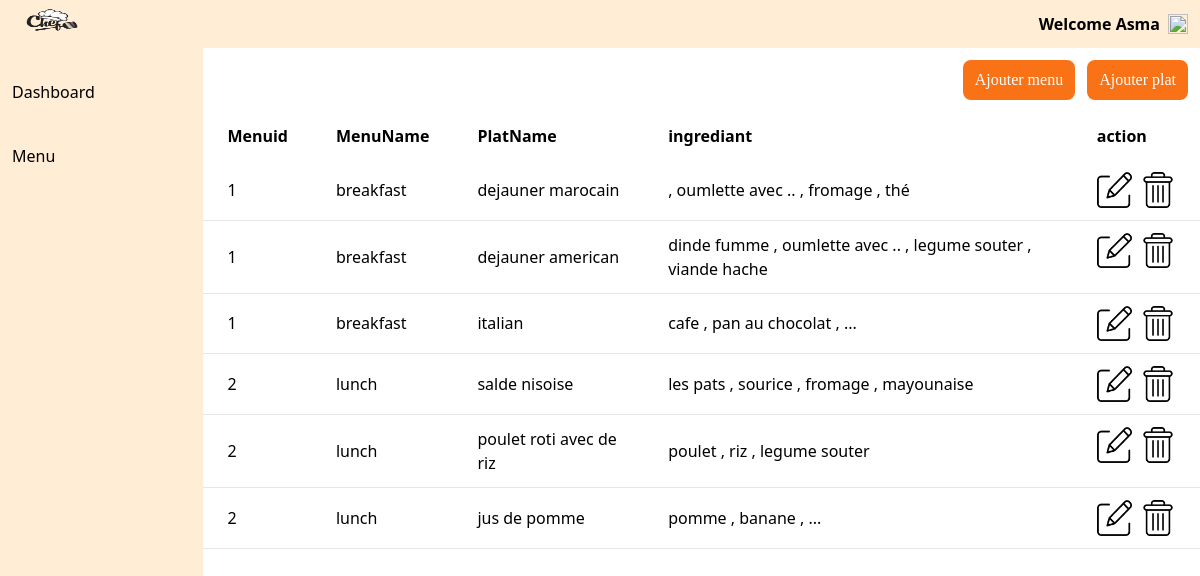
Screenshot of /MenuDash.php (signed in) with the database file from the repository.
### tables this page shows
create table Plat (
id int not null PRIMARY KEY AUTO_INCREMENT,
nom varchar(30),
ingrediant text,
menuId int,
image text,
FOREIGN KEY (menuId) REFERENCES menu(id) on delete cascade
);

create table menu (
id int not null PRIMARY KEY AUTO_INCREMENT,
nom varchar(20)
);

### MenuDash.php (the view, shortened to what this page needs)
<?php
require "./config.php";
$sql = "SELECT menu.id,menu.nom as MenuName, Plat.nom as PlatName, Plat.ingrediant
    FROM Plat
    JOIN menu ON menu.id = Plat.menuId
    ORDER BY menu.nom;";
$result = mysqli_query($conn, $sql);
?>
<!DOCTYPE html>
<html lang="en">
<head>
    <script src="https://cdn.tailwindcss.com"></script>
</head>
<body>
    <section class="flex relative">
        <aside class="hidden lg:w-1/5 lg:flex flex-col bg-orange-100 min-h-screen px-3">
            <img src="./image/logo.png" class="w-20 h-10" alt="">
            <a href="./Dashboard.php" class="text-black pt-10">Dashboard</a>
            <a href="./MenuDash.php" class="text-black pt-10">Menu</a>
        </aside>
        <main class="w-full">
        <div class="flex justify-between items-center gap-2 md:justify-end  bg-orange-100 text-white p-3 ">
            <p class="font-bold text-black">Welcome Asma</p>
            <a href="./logout.php"><img src="./image/OOF.png" class="w-5 h-5" alt=""></a>
        </div>
            <div class="flex justify-end gap-3 m-3">
                <button id="addMenu" class="bg-orange-500 text-white px-3 py-2 rounded-lg font-primary">Ajouter menu</button>
                <button id="addPlat" class="bg-orange-500 text-white px-3 py-2 rounded-lg font-primary">Ajouter plat</button>
            </div>
            <div class="overflow-x-auto">
                <table class="w-full text-left overflow-x-auto">
                    <thead>
                        <tr>
                            <th class="px-2 md:px-6 py-3">Menuid</th>
                            <th class="px-2 md:px-6 py-3">MenuName</th>
                            <th class="px-2 md:px-6 py-3">PlatName</th>
                            <th class="px-2 md:px-6 py-3">ingrediant</th>
                            <th class="px-2 md:px-6 py-3">action</th>
                        </tr>
                    </thead>
                    <tbody>
                        <?php while ($row = mysqli_fetch_assoc($result)): ?>
                            <tr class="border-b">
                                <td class="px-2 md:px-6 py-3"><?php echo $row['id'] ?></td>
                                <td class="px-2 md:px-6 py-3"><?php echo $row['MenuName'] ?></td>
                                <td class="px-2 md:px-6 py-3"><?php echo $row['PlatName'] ?></td>
                                <td class="px-2 md:px-6 py-3"><?php echo $row['ingrediant'] ?></td>
                                <td class="px-2 md:px-6 py-3 flex space-x-2">
                                    <a class="" href="./modifyMenu.php?id <?php echo $row['id'] ?>"><img src="./image/editer.png" class="w-10" alt=""></a>
                                    <a class="" href="./deleteMenu.php?id=<?php echo $row['id'] ?>"><img src="./image/supprimer.png" class="w-10" alt=""></a>
                                </td>
                            </tr>
                        <?php endwhile; ?>
                    </tbody>
                </table>
            </div>
            </main>
    </section>
</body>
</html>

### rows the page displays
plat: menuId "1", menuId.nom "breakfast", nom "dejauner marocain", ingrediant ", oumlette avec .. , fromage , thé"
plat: menuId "1", menuId.nom "breakfast", nom "dejauner american", ingrediant "dinde fumme , oumlette avec .. , legume souter , viande hache"
plat: menuId "1", menuId.nom "breakfast", nom "italian", ingrediant "cafe , pan au chocolat , ..."
plat: menuId "2", menuId.nom "lunch", nom "salde nisoise", ingrediant "les pats , sourice , fromage , mayounaise"
plat: menuId "2", menuId.nom "lunch", nom "poulet roti avec de riz", ingrediant "poulet , riz , legume souter"
plat: menuId "2", menuId.nom "lunch", nom "jus de pomme", ingrediant "pomme , banane , ..."
